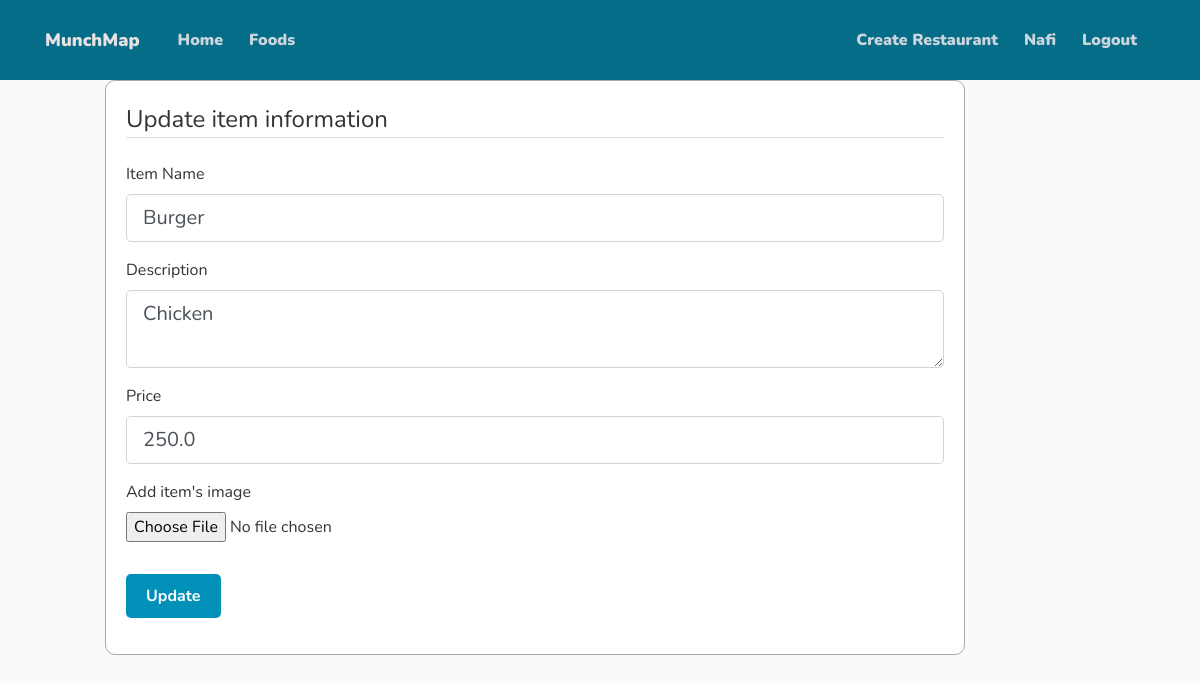
The app's page /food/15/update (signed in) with its own data.
### website/models.py (models this page shows, shortened)
class User(db.Model, UserMixin):
    id = db.Column(db.Integer, primary_key=True)
    username = db.Column(db.String(20), unique=True, nullable=False)
    email = db.Column(db.String(120), unique=True, nullable=False)
    image_file = db.Column(db.String(20), nullable=False,
                           default='default.jpg')
    password = db.Column(db.String(60), nullable=False)
    restaurants = db.relationship('Restaurant', backref='owner', lazy=True)
    restaurant_reviews = db.relationship(
        'RestaurantReview', backref='reviewer', lazy=True)
    food_reviews = db.relationship('FoodReview', backref='reviewer', lazy=True)

class Food(db.Model):
    id = db.Column(db.Integer, primary_key=True)
    name = db.Column(db.String(100), nullable=False)
    restaurant_id = db.Column(db.Integer, db.ForeignKey(
        'restaurant.id'), nullable=False)
    image_file = db.Column(db.String(20), nullable=False,
                           default='default.jpg')
    rating = db.Column(db.Float, default=0.0)
    description = db.Column(db.Text, nullable=False, default='No description')
    reviews = db.relationship('FoodReview', backref='review_for', lazy=True)
    rating_count = db.Column(db.Float, nullable=False, default=0.0)
    total_rating = db.Column(db.Float, nullable=False, default=0.0)
    rating = db.Column(db.Float, nullable=False, default=0.0)
    price = db.Column(db.Float, nullable=False, default=0.0)

### website/foods/routes.py (the view)
@foods.route("/food/<int:food_id>/update", methods=['GET', 'POST'])
@login_required
def update_food(food_id):
    food = Food.query.get_or_404(food_id)
    if food.belong_to.owner != current_user:
        abort(403)
    form = UpdateForm()
    if form.validate_on_submit():
        food.name = form.name.data
        food.description = form.description.data
        food.price = form.price.data
        if form.picture.data:
            picture_file = save_picture(form.picture.data)
            food.image_file = picture_file
        db.session.commit()
        flash('Info has been updated!', 'success')
        return redirect(url_for('foods.food', food_id=food.id))
    elif request.method == 'GET':
        form.name.data = food.name
        form.description.data = food.description
        form.price.data = food.price
    return render_template('add_item.html', title='Update item',
                           form=form, legend='Update item information')

### website/foods/forms.py
class UpdateForm(FlaskForm):
    name = StringField('Item Name', validators=[DataRequired()])
    description = TextAreaField('Description', validators=[DataRequired()])
    price = FloatField('Price', validators=[DataRequired()])
    picture = FileField('Add item\'s image', validators=[
                        FileAllowed(['jpg', 'png', 'jpeg', 'webp'])])
    submit = SubmitField('Update')

### website/models.py (called while the page is built)
@login_manager.user_loader
def load_user(user_id):
    return User.query.get(int(user_id))

### website/templates/add_item.html (shortened to what this page needs)
{% extends "layout.html" %} {% block content %}
<div class="rest-content-section">
  <form method="POST" action="" enctype="multipart/form-data">
    <fieldset class="form-group">
      <legend class="border-bottom mb-4">{{ legend }}</legend>
      <div class="form-group">
        {{ form.name.label(class="form-control-label") }} {% if form.name.errors
        %} {{ form.name(class="form-control form-control-lg is-invalid") }}
        <div class="invalid-feedback">
          {% for error in form.name.errors %}
          <span>{{ error }}</span>
          {% endfor %}
        </div>
        {% else %} {{ form.name(class="form-control form-control-lg") }} {%
        endif %}
      </div>
      <div class="form-group">
        {{ form.description.label(class="form-control-label") }} {% if
        form.description.errors %} {{ form.description(class="form-control
        form-control-lg is-invalid") }}
        <div class="invalid-feedback">
          {% for error in form.description.errors %}
          <span>{{ error }}</span>
          {% endfor %}
        </div>
        {% else %} {{ form.description(class="form-control form-control-lg") }}
        {% endif %}
      </div>
      <div class="form-group">
        {{ form.price.label(class="form-control-label") }} {% if
        form.price.errors %} {{ form.price(class="form-control form-control-lg
        is-invalid") }}
        <div class="invalid-feedback">
          {% for error in form.price.errors %}
          <span>{{ error }}</span>
          {% endfor %}
        </div>
        {% else %} {{ form.price(class="form-control form-control-lg") }} {%
        endif %}
      </div>
      <div class="form-group">
        {{ form.picture.label() }} {{ form.picture(class="form-control-file") }}
      </div>
    </fieldset>
    <div class="form-group">
      {{ form.submit(class="btn btn-outline-info") }}
    </div>
  </form>
</div>
{% endblock content %}

### website/templates/layout.html (shortened to what this page needs)
<!DOCTYPE html>
<html>
  <head>
    <link
      rel="stylesheet"
      href="https://maxcdn.bootstrapcdn.com/bootstrap/4.0.0/css/bootstrap.min.css"
    />
    <link
      rel="stylesheet"
      type="text/css"
      href="{{ url_for('static', filename='main.css') }}"
    />
    <link
      rel="stylesheet"
      href="https://cdnjs.cloudflare.com/ajax/libs/font-awesome/5.15.3/css/all.min.css"
    />
  </head>
  <body>
    <header class="site-header">
      <nav class="navbar navbar-expand-md navbar-dark bg-steel fixed-top">
        <div class="container">
          <a class="navbar-brand mr-8" href="/">MunchMap</a>
          <div class="collapse navbar-collapse" id="navbarToggle">
            <div class="navbar-nav mr-auto">
              <a class="nav-item nav-link" href="{{ url_for('main.home') }}"
                >Home</a
              >
              <a class="nav-item nav-link" href="{{ url_for('main.home2') }}"
                >Foods</a
              >
            </div>
            <div class="navbar-nav">
              {% if current_user.is_authenticated %}
              <a
                class="nav-item nav-link"
                href="{{ url_for('restaurants.new_restaurant') }}"
                >Create Restaurant</a
              >
              <a class="nav-item nav-link" href="{{ url_for('users.account') }}"
                >{{ current_user.username }}</a
              >
              <a class="nav-item nav-link" href="{{ url_for('users.logout') }}"
                >Logout</a
              >
              {% endif %}
            </div>
          </div>
        </div>
      </nav>
    </header>
    <main role="main" class="container">
      <div class="row">
        <div class="col-md-10">
           {% block content %}{% endblock
          %}
        </div>
      </div>
    </main>
  </body>
</html>

### website/static/main.css (style rules this page uses)
* { font-family: "Nunito", sans-serif; margin: 0; padding: 0; box-sizing: border-box; outline: none; border: none; text-decoration: none; transition: all 0.2s linear; }
html { overflow-x: hidden; scroll-behavior: smooth; scroll-padding-top: 6rem; }
body { background: #fafafa; color: #333333; margin-top: 5rem; }
a { color: black; font-size: large; font-weight: 1000; }
.bg-steel { background-color: #066d89; height: 80px; position: absolute; transition: transform 0.3s ease; top: 0; left: 0; width: 100%; }
.site-header .navbar-nav .nav-link { color: #cbd5db; font-size: medium; margin-right: 10px; }
.site-header .navbar-brand { color: rgb(232, 226, 226); font-size: large; margin-right: 30px; border: #1f2223; }
.rest-content-section { align-self: center; background: #ffffff; padding: 20px; border: 1px solid #aaa9a9; border-radius: 10px; margin-left: 60px; margin-right: auto; }
.btn { display: inline-block; padding: 10px 20px; font-size: 16px; font-weight: bold; text-align: center; text-decoration: none; border-radius: 5px; border: none; background-color: #0191b8; color: #ffffff; cursor: pointer; transition: background-color 0.3s ease; }

### records on screen
User: username "Nafi"
Food: name "Burger", description "Chicken", price "250.0"

### other values on screen
{{ legend }} "Update item information"
